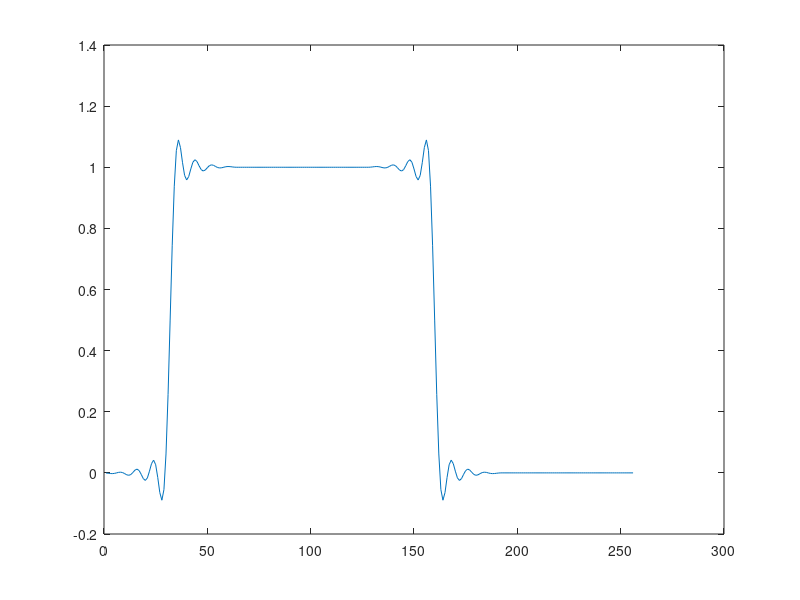
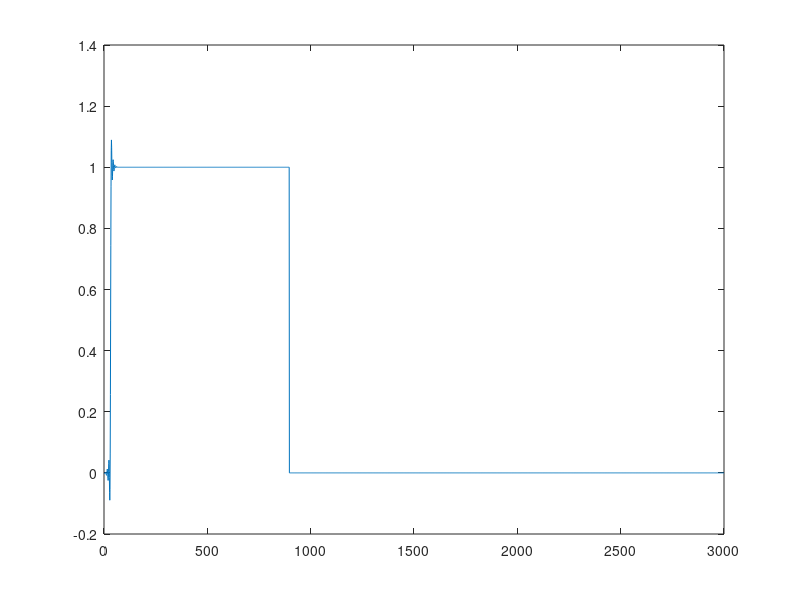

These figures' MATLAB source, in order:
%% day 2 overlap and add
clear all
close all
%filter parameters
order = 63;
blockSize = 128;
window = hamming(order +1);
fs = 48000;

filterp = fir1(order,1/4);
steps = 10;

%step test signal
stepS = ones([blockSize * steps,1]);
realConv = conv(stepS,filterp);
overlapAddConv=zeros([blockSize*steps+order,1]);


% plot(realConv);
% figure
% plot(realConv);
% hold on;
% plot(overlapAddConv);

%% C like implementation

x = (ones([1000,1]));
out = zeros([3000,1]);
old_overlap = zeros([order,1]);
i=1;
out_buf = zeros([blockSize,1]);
out_buf_ol = zeros([blockSize,1]);
while(1)
    x_buf = x((i-1)*blockSize+1:i*blockSize);
    y = zeros([2*blockSize,1]);
    for n = 1:blockSize
        for m = 1:(order+1)
            index = n+m-1;
            y(index) = y(index) + filterp(m)*x_buf(index-m+1);
        end
    end
    out_buf = y(1:blockSize) + out_buf_ol;
    out_buf_ol = y(blockSize+1:end);
    out((i-1)*blockSize+1:i*blockSize) = out_buf;
    i = i+1;
    if (i) * blockSize > length(x)
        break;
    end
end

figure
plot(y);
figure;
plot(out);
